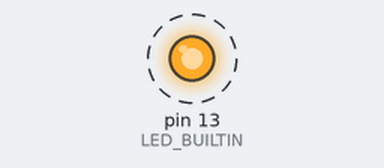
A sketch run on a simulated Arduino Uno, built with avr-gcc and run on an emulated ATmega328P. Parts: output pins drawn as LEDs (lit = HIGH). Dashed ring = blinking. What the sketch prints to the serial monitor is not drawn.

Above: at 0.5 s.
Timing chart, 0 to 4.6 s (numbered marks = the images above):
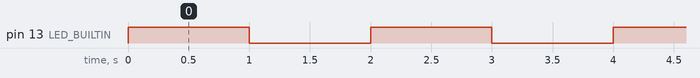

Measured:
- by itself, pin 13 (LED_BUILTIN): alternates HIGH for 1.0 s and LOW for 1.0 s

The sketch:

LEDBlinker.ino
```cpp
#include <Arduino.h>

void setup() {
  Serial.begin(9600);
  pinMode(LED_BUILTIN, OUTPUT);
}

void loop() {
  digitalWrite(LED_BUILTIN, HIGH);
  Serial.println("Hello!");
  delay(1000);
  digitalWrite(LED_BUILTIN, LOW);
  Serial.println("World!");
  delay(1000);
}
```
